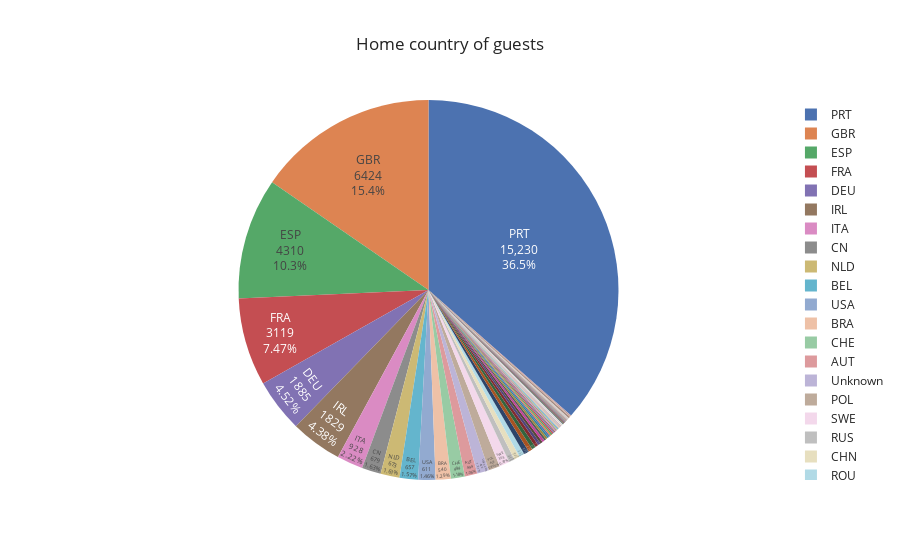

The notebook cell saved with this chart:
### Markdown cell above
<h4> Where do the guests come from? </h4>

### Code cell
# get number of acutal guests by country
country_data = pd.DataFrame(balanced_dataset.loc[data_cln["is_canceled"] == 0]["country"].value_counts())
#country_data.index.name = "country"
country_data.rename(columns={"country": "Number of Guests"}, inplace=True)
total_guests = country_data["Number of Guests"].sum()
country_data["Guests in %"] = round(country_data["Number of Guests"] / total_guests * 100, 2)
country_data["country"] = country_data.index
#country_data.loc[country_data["Guests in %"] < 2, "country"] = "Other"

# pie plot
fig = px.pie(country_data,
             values="Number of Guests",
             names="country",
             title="Home country of guests",
             template="seaborn")
fig.update_traces(textposition="inside", textinfo="value+percent+label")
fig.show()

### Figure 1 — Plotly figure (JSON) as saved in the notebook; plotly's stock layout.template omitted (floating-point values rounded to 4 significant figures; data arrays with more than 128 entries replaced by an {"elided": "..."} marker saying what was removed)
{"data": [{"domain": {"x": [0, 1], "y": [0, 1]}, "hovertemplate": "country=%{label}<br>Number of Guests=%{value}<extra></extra>", "labels": {"elided": "136 str values"}, "legendgroup": "", "name": "", "showlegend": true, "textinfo": "value+percent+label", "textposition": "inside", "type": "pie", "values": {"elided": "136 int values"}}], "layout": {"legend": {"tracegroupgap": 0}, "title": {"text": "Home country of guests"}}}
